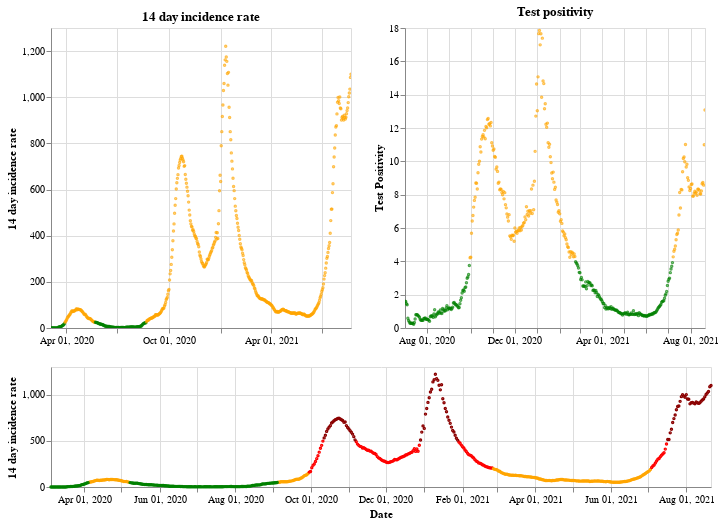

The code cell stored with this chart in its notebook:
### Markdown cell above
## Northern Ireland

### Code cell
plot_traffic_light('Northern Ireland')

### Figure 1 — Vega-Lite specification as saved in the notebook (floating-point values rounded to 4 significant figures; data arrays with more than 128 entries replaced by an {"elided": "..."} marker saying what was removed)
{"config": {"view": {"continuousWidth": 400, "continuousHeight": 300}}, "vconcat": [{"hconcat": [{"mark": {"type": "point", "size": 2}, "encoding": {"color": {"condition": {"value": "green", "test": "(datum.twoWeeklyCasesRate <= 25)"}, "value": "orange"}, "tooltip": [{"type": "nominal", "field": "areaName"}, {"type": "temporal", "field": "date"}, {"type": "quantitative", "field": "twoWeeklyCasesRate"}, {"type": "quantitative", "field": "testPositivity"}], "x": {"type": "temporal", "axis": {"title": ""}, "field": "date", "scale": {"domain": {"selection": "DateBrush"}}, "timeUnit": "yearmonthdate"}, "y": {"type": "quantitative", "axis": {"title": "14 day incidence rate"}, "field": "twoWeeklyCasesRate"}}, "title": "14 day incidence rate", "width": 300}, {"mark": {"type": "point", "size": 2}, "encoding": {"color": {"condition": {"value": "green", "test": "(datum.testPositivity <= 4)"}, "value": "orange"}, "tooltip": [{"type": "nominal", "field": "areaName"}, {"type": "temporal", "field": "date"}, {"type": "quantitative", "field": "twoWeeklyCasesRate"}, {"type": "quantitative", "field": "testPositivity"}], "x": {"type": "temporal", "axis": {"title": ""}, "field": "date", "scale": {"domain": {"selection": "DateBrush"}}, "timeUnit": "yearmonthdate"}, "y": {"type": "quantitative", "axis": {"title": "Test Positivity"}, "field": "testPositivity"}}, "title": "Test positivity", "width": 300}]}, {"layer": [{"mark": {"type": "point", "size": 2}, "encoding": {"color": {"condition": {"value": "orange", "test": "(((datum.testPositivity < 4) && (datum.twoWeeklyCasesRate >= 50)) && (datum.twoWeeklyCasesRate < 200))"}, "value": "red"}, "opacity": {"condition": {"value": 1, "test": "((datum.twoWeeklyCasesRate >= 50) && (datum.twoWeeklyCasesRate < 500))"}, "value": 0}, "tooltip": [{"type": "nominal", "field": "areaName"}, {"type": "temporal", "field": "date"}, {"type": "quantitative", "field": "twoWeeklyCasesRate"}, {"type": "quantitative", "field": "testPositivity"}], "x": {"type": "temporal", "axis": {"title": "Date"}, "field": "date", "timeUnit": "yearmonthdate"}, "y": {"type": "quantitative", "axis": {"title": "14 day incidence rate"}, "field": "twoWeeklyCasesRate"}}, "selection": {"DateBrush": {"type": "interval", "encodings": ["x"], "fields": ["Time"]}}}, {"mark": {"type": "point", "size": 2}, "encoding": {"color": {"value": "darkred"}, "opacity": {"condition": {"value": 1, "test": "(datum.twoWeeklyCasesRate >= 500)"}, "value": 0}, "tooltip": [{"type": "nominal", "field": "areaName"}, {"type": "temporal", "field": "date"}, {"type": "quantitative", "field": "twoWeeklyCasesRate"}, {"type": "quantitative", "field": "testPositivity"}], "x": {"type": "temporal", "axis": {"title": "Date"}, "field": "date", "timeUnit": "yearmonthdate"}, "y": {"type": "quantitative", "axis": {"title": "14 day incidence rate"}, "field": "twoWeeklyCasesRate"}}}, {"mark": {"type": "point", "size": 2}, "encoding": {"color": {"condition": {"value": "green", "test": "((datum.testPositivity < 4) && (datum.twoWeeklyCasesRate < 50))"}, "value": "orange"}, "opacity": {"condition": {"value": 1, "test": "(datum.twoWeeklyCasesRate < 50)"}, "value": 0}, "tooltip": [{"type": "nominal", "field": "areaName"}, {"type": "temporal", "field": "date"}, {"type": "quantitative", "field": "twoWeeklyCasesRate"}, {"type": "quantitative", "field": "testPositivity"}], "x": {"type": "temporal", "axis": {"title": "Date"}, "field": "date", "timeUnit": "yearmonthdate"}, "y": {"type": "quantitative", "axis": {"title": "14 day incidence rate"}, "field": "twoWeeklyCasesRate"}}}], "height": 120, "width": 660}], "data": {"name": "data-db2389874981125d4c05878530596ef2"}, "$schema": "https://vega.github.io/schema/vega-lite/v4.8.1.json", "datasets": {"data-db2389874981125d4c05878530596ef2": {"elided": "535 records"}}}
